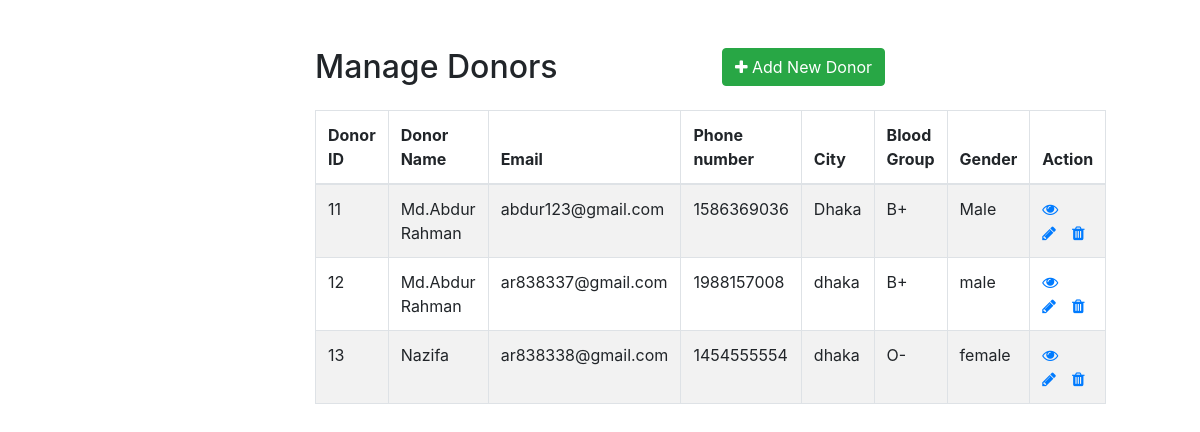
The app's page /admin/manage_donors/index.php with its own data.
### tables this page shows
CREATE TABLE `signup_info` (
  `donor_id` int(11) NOT NULL,
  `fullName` varchar(150) NOT NULL,
  `email` varchar(200) NOT NULL,
  `dateOfBirth` date NOT NULL,
  `gender` varchar(10) NOT NULL,
  `bloodGroup` varchar(100) NOT NULL,
  `city` varchar(50) NOT NULL,
  `phoneNumber` int(20) NOT NULL,
  `password` varchar(100) NOT NULL,
  `token` varchar(10) NOT NULL,
  `updatedTime` timestamp NOT NULL DEFAULT current_timestamp() ON UPDATE current_timestamp()
);

### admin/manage_donors/index.php (the view, shortened to what this page needs)
<!DOCTYPE html>
<html lang="en">
<head>
    <link rel="stylesheet" href="https://stackpath.bootstrapcdn.com/bootstrap/4.5.2/css/bootstrap.min.css">
    <link rel="stylesheet" href="https://maxcdn.bootstrapcdn.com/font-awesome/4.7.0/css/font-awesome.min.css">
</head>
<body>
    <div class="wrapper">
        <div class="container-fluid">
            <div class="row">
                <div class="col-md-12">
                    <div class="mt-5 mb-3 clearfix">
                        <h2 class="pull-left">Manage Donors</h2>
                        <a href="create.php" class="btn btn-success pull-right"><i class="fa fa-plus"></i> Add New Donor</a>
                    </div>
                    <?php
                    require_once "config.php";
                    $sql = "SELECT * FROM signup_info";
                    if($result = mysqli_query($link, $sql)){
                        if(mysqli_num_rows($result) > 0){
                            echo '<table class="table table-bordered table-striped">';
                                echo "<thead>";
                                    echo "<tr>";
                                        echo "<th>Donor ID</th>";
                                        echo "<th>Donor Name</th>";
                                        echo "<th>Email</th>";
                                        echo "<th>Phone number</th>";
                                        echo "<th>City</th>";
                                        echo "<th>Blood Group</th>";
                                        echo "<th>Gender</th>";
                                        echo "<th>Action  </th>";
                                    echo "</tr>";
                                echo "</thead>";
                                echo "<tbody>";
                                while($row = mysqli_fetch_array($result)){
                                    echo "<tr>";
                                        echo "<td>" . $row['donor_id'] . "</td>";
                                        echo "<td>" . $row['fullName'] . "</td>";
                                       echo "<td>" . $row['email'] . "</td>";
                                        echo "<td>" . $row['phoneNumber'] . "</td>";
                                        echo "<td>" . $row['city'] . "</td>";
                                        echo "<td>" . $row['bloodGroup'] . "</td>";
                                        echo "<td>" . $row['gender'] . "</td>";
                                        echo "<td>";
                                            echo '<a href="read.php?donor_id='. $row['donor_id'] .'" class="mr-3" title="View Record" data-toggle="tooltip"><span class="fa fa-eye"></span></a>';
                                            echo '<a href="update.php?donor_id='. $row['donor_id'] .'" class="mr-3" title="Update Record" data-toggle="tooltip"><span class="fa fa-pencil"></span></a>';
                                            echo '<a href="delete.php?donor_id='. $row['donor_id'] .'" title="Delete Record" data-toggle="tooltip"><span class="fa fa-trash"></span></a>';
                                        echo "</td>";
                                    echo "</tr>";
                                }
                                echo "</tbody>";
                            echo "</table>";
                        } else{
                            echo '<div class="alert alert-danger"><em>No records were found.</em></div>';
                        }
                    } else{
                        echo "Oops! Something went wrong. Please try again later.";
                    }
                    ?>
                </div>
            </div>
        </div>
    </div>
</body>
</html>

### admin/manage_donors/index.php (style rules this page uses)
.wrapper { width: 600px; margin: 0 auto; }
table tr td:last-child { width: 120px; }

### records on screen
signup_info: donor_id "11", fullName "Md.Abdur Rahman", email "abdur123@gmail.com", phoneNumber "1586369036", city "Dhaka", bloodGroup "B+", gender "Male"
signup_info: donor_id "12", fullName "Md.Abdur Rahman", email "ar838337@gmail.com", phoneNumber "1988157008", city "dhaka", bloodGroup "B+", gender "male"
signup_info: donor_id "13", fullName "Nazifa", email "ar838338@gmail.com", phoneNumber "1454555554", city "dhaka", bloodGroup "O-", gender "female"
